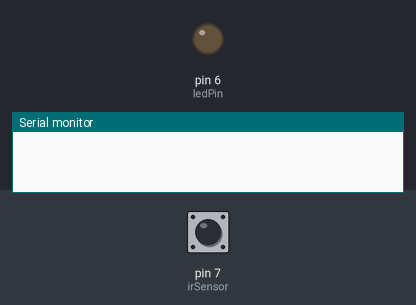
This sketch was run on a simulated Arduino Uno, built with avr-gcc and run on an emulated ATmega328P. Shown: output pins drawn as LEDs (lit = HIGH), the last lines printed to the serial monitor. The test bench sets the inputs (shaded band); at power-on: pin 7 (irSensor) HIGH.

Above: at 1.2 s.
1.3 s: pin 7 (irSensor) driven LOW
At 1.8 s:
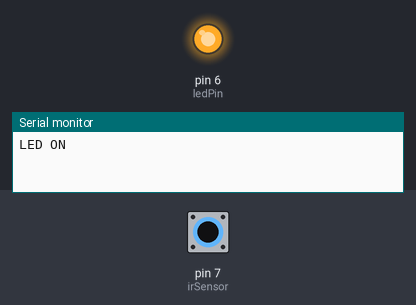
2.8 s: pin 7 (irSensor) pulsed HIGH 5 times (0.12 s each, 0.3 s apart)
At 4.7 s:
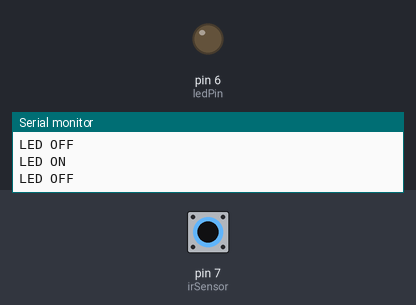
Timing chart, 0 to 6.2 s (numbered marks = the images above; inputs shaded):
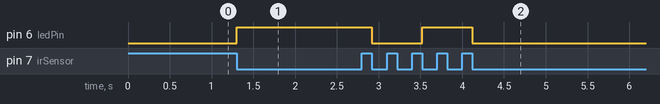

The sketch:

Code_interrupteur_IR_pour_LED.ino
```cpp
// --- Déclaration des broches ---
int irSensor = 7;     // Broche OUT du capteur infrarouge
int ledPin = 6;      // Broche de la LED (intégrée ou externe)

// --- Variables ---
int sensorState = 0;      // État actuel du capteur
int lastSensorState = 0;  // Dernier état lu
bool ledState = false;    // État de la LED (ON/OFF)

void setup() {
  pinMode(irSensor, INPUT);  // Capteur en entrée
  pinMode(ledPin, OUTPUT);   // LED en sortie
  digitalWrite(ledPin, LOW); // LED éteinte au départ
  Serial.begin(9600);
}

void loop() {
  // Lecture de l’état du capteur
  sensorState = digitalRead(irSensor);

  // Détection du changement d’état (front descendant)
  if (sensorState == LOW && lastSensorState == HIGH) {
    ledState = !ledState; // On inverse l’état de la LED
    digitalWrite(ledPin, ledState); // On applique le nouvel état
    Serial.print("LED ");
    Serial.println(ledState ? "ON" : "OFF");
    delay(500); // Anti-rebond pour éviter plusieurs détections d’un seul passage
  }

  // Sauvegarde du dernier état lu
  lastSensorState = sensorState;
}
```

Measured:
- after the input at 1.3 s, pin 6 (ledPin): LOW → HIGH at once
- after the input at 2.8 s, pin 6 (ledPin): HIGH → LOW after 0.12 s, → HIGH 0.60 s later, → LOW 0.60 s later
